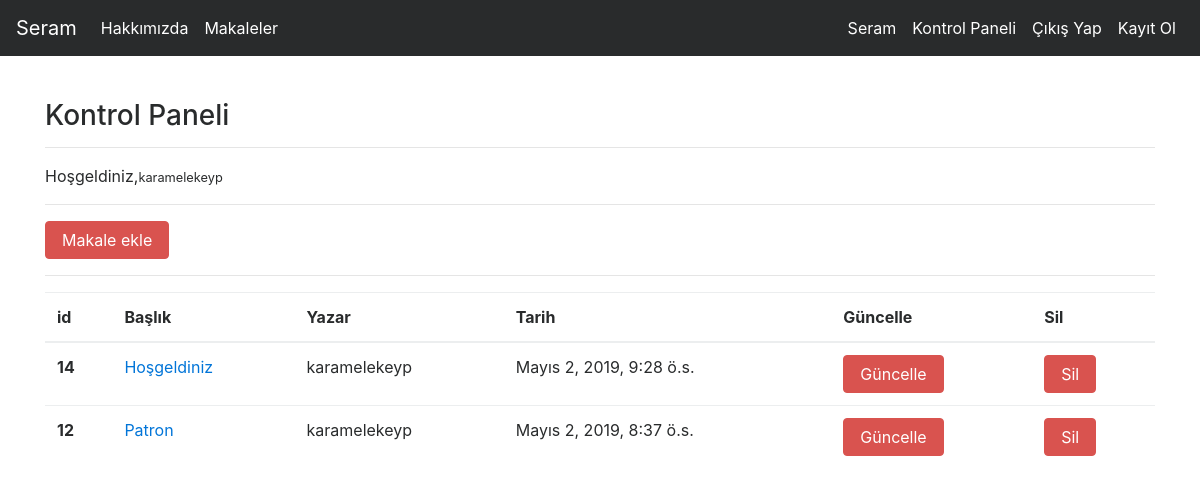
Screenshot of /articles/dashboard/ (signed in) with the database file from the repository.
### article/models.py (models this page shows, shortened)
class Article(models.Model):
    author = models.ForeignKey("auth.User",on_delete=models.CASCADE,verbose_name = "Yazar")
    title = models.CharField(max_length = 50,verbose_name = "Başlık")
    content = RichTextField()
    created_date = models.DateTimeField(auto_now_add=True,verbose_name="Oluşturulma Tarihi")
    article_image = models.FileField(blank = True,null = True,verbose_name="Makaleye Fotoğraf Ekleyin.")#hem boş olabilir hem dolu
    class Meta:
        ordering = ['-created_date']

### article/views.py (the view)
# urls.py: path('dashboard/', views.dashboard,name = "dashboard"),
@login_required(login_url = "user:login")
def dashboard(request):
    articles =Article.objects.filter(author = request.user)
    context = {
        "articles":articles
    }
    return render(request,"dashboard.html",context)

### templates/dashboard.html
{% extends "layout.html" %}
{% block body %}
<h3>Kontrol Paneli</h3>
<hr>
<p>
    Hoşgeldiniz,<small>{{request.user.username}}</small>
</p>
<hr>
<a class = "btn btn-danger" href = "{% url 'article:addarticle' %}">Makale ekle</a>
<hr>
{% if articles %}
<table class="table table-dark">
        <thead>
          <tr>
            <th scope="col">id</th>
            <th scope="col">Başlık</th>
            <th scope="col">Yazar</th>
            <th scope="col">Tarih</th>
            <th scope="col">Güncelle</th>
            <th scope="col">Sil</th>
          </tr>
        </thead>
        <tbody>
            {% for article in articles %}
            <tr>
                    <th scope="row">{{article.id}}</th>
                    <td><a href="{% url 'article:detail' article.id %}">{{article.title}}</a></td>
                    <td>{{article.author.username}}</td>
                    <td>{{article.created_date}}</td>
                    <td><a href="{% url 'article:update' article.id %}"class = "btn btn-danger">Güncelle</a></td>
                    <td><a href="{% url 'article:delete' article.id %}" class = "btn btn-danger">Sil</a></td>
            </tr>
            {% endfor %}
        </tbody>
      </table>
{% else %}
<div class = "alert alert-danger">
    Henüz Bir makaleniz bulunmuyor..
</div>
{% endif %}
{% endblock body %}

### rows the page displays
Article: id "14", title "Hoşgeldiniz", author.username "karamelekeyp", created_date "Mayıs 2, 2019, 9:28 ö.s."
Article: id "12", title "Patron", author.username "karamelekeyp", created_date "Mayıs 2, 2019, 8:37 ö.s."

### other values shown
{{ request.user.username }} "karamelekeyp"
